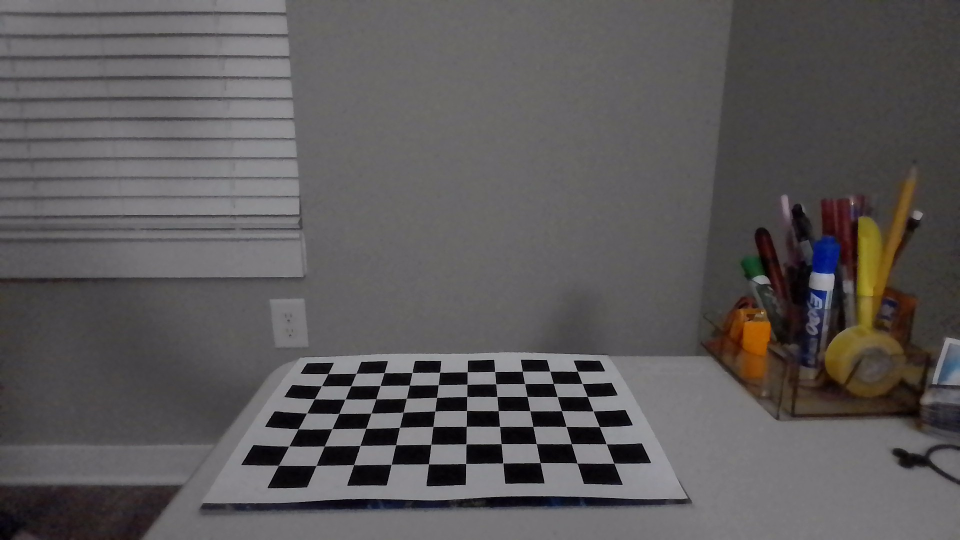
#> input picture camera-calibration/images/WIN_20240318_23_38_45_Pro.jpg, 1920 x 1080 px (shown at 1/2 size); its folder holds 3 pictures in this run
$ python camera-calibration-submission.py
#> lines starting #> are read from the running program, lines starting #| are printed output that depends on the picture; after the words box and inside, x2 and y2 are one past the last pixel; in counts of white or black regions, pixels touching at a corner belong together; long printed decimals are rounded
#!/usr/bin/env python3
# -*- coding: utf-8 -*-

"""
Modified on 2024-03-20 from tutorial code created by paavanasrinivas
"""

import numpy as np
import cv2 as cv
import glob


################ DEFINE CHECKERBOARD CHARACTERISTICS #############################

# Defining the dimensions of the checkerboard

"""
Adjust these based on your image characteristics!

"""

chessboardSize = (7, 10) # Use (Rows-1) & (Columns-1)
frameSize = (1920, 1080) # Dimensions of your image set
size_of_chessboard_squares_mm = 25 # Length of one square

################ FIND CHESSBOARD CORNERS - OBJECT AND IMAGE POINTS #############################

# Defining the termination criteria
criteria = (cv.TERM_CRITERIA_EPS + cv.TERM_CRITERIA_MAX_ITER, 30, 0.001)


# Preparing object points, like (0,0,0), (1,0,0), (2,0,0) ....,(6,5,0)
objp = np.zeros((chessboardSize[0] * chessboardSize[1], 3), np.float32)
objp[:,:2] = np.mgrid[0:chessboardSize[0],0:chessboardSize[1]].T.reshape(-1,2)

objp = objp * size_of_chessboard_squares_mm


# Creating a vector to store vectors of 3D points for each checkerboard image in real-world space
objpoints = []

# Creating a vector to store vectors of 2D points in image place for each checkerboard image
imgpoints = []

# Extracting the path of individual images stored in a given directory
images = glob.glob('./images/*.jpg')
""" INSERT THE PATH TO YOUR IMAGE DIRECTORY ABOVE!! """

for image in images:

    img = cv.imread(image)
#> img is the input picture: shape (1080, 1920, 3); mean B, G, R 89.9, 89.3, 92.2
    gray = cv.cvtColor(img, cv.COLOR_BGR2GRAY)
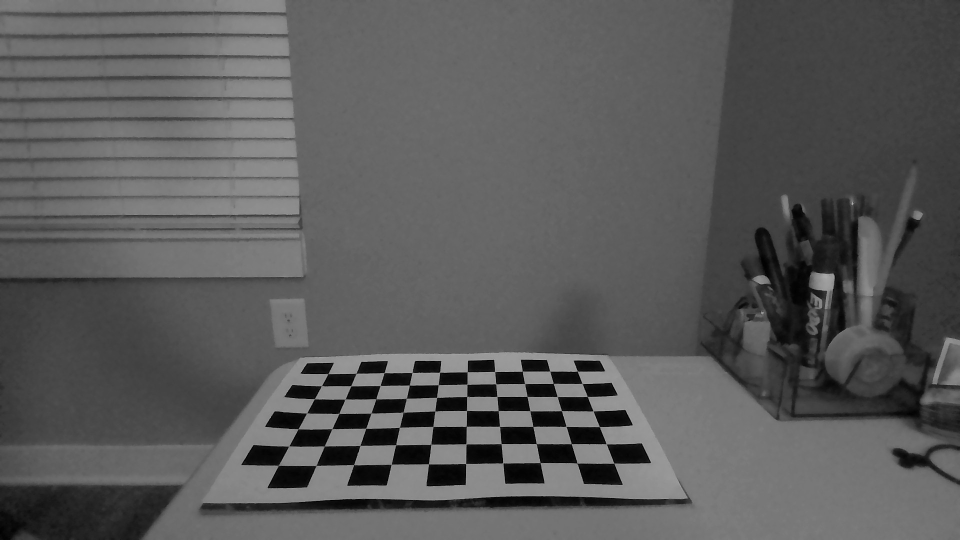
#> gray: shape (1080, 1920) (shown at 1/2 size); min 0, max 181, mean 90.2

    # Find the chess board corners
    ret, corners = cv.findChessboardCorners(gray, chessboardSize, None)
#> ret = True; corners = 70 rows, first 8: [1155, 742.4], [1164.4, 767.3], [1174.7, 793.3], [1187, 822.3], [1198.9, 853.6], [1213, 887.9], [1227.9, 927.1], [1099.7, 742.4]

    # If desired number of corners are detected, refine the pixel coordinates and display them on the images of the checkerboard
    if ret == True:

        objpoints.append(objp)
        # Refining pixel coordinates for given 2d points.
        corners2 = cv.cornerSubPix(gray, corners, (11,11), (-1,-1), criteria)
#> corners2 = 70 rows, first 8: [1154.9, 742.7], [1164.6, 767.5], [1175, 793.4], [1186.7, 822.5], [1199.3, 853.7], [1212.9, 888.1], [1228.2, 926.7], [1099.9, 742.6]
        imgpoints.append(corners)

        # Draw and display the corners
        cv.drawChessboardCorners(img, chessboardSize, corners2, ret)
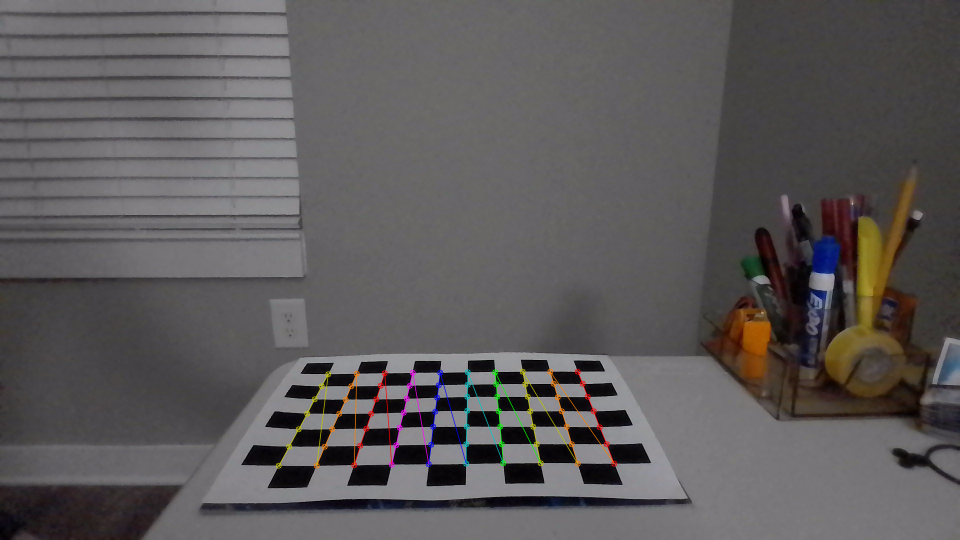
#> img: shape (1080, 1920, 3) (shown at 1/2 size); 0.79% of pixels changed, all inside (x1, y1, x2, y2) = (551, 737, 1235, 938)

        imS = cv.resize(img, (800, 450)) # Resize image
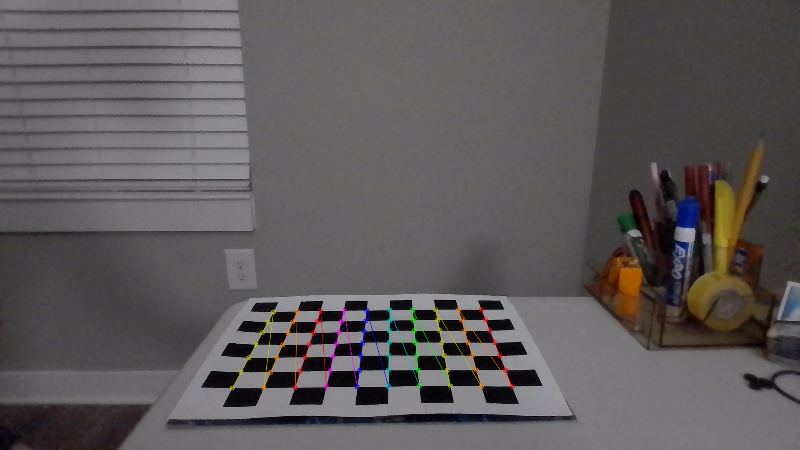
#> imS: shape (450, 800, 3); mean B, G, R 89.8, 89.3, 92.5

        cv.imshow('img', imS)
        cv.waitKey(2000)
#> pass 2 of the loop `for image in images:`:
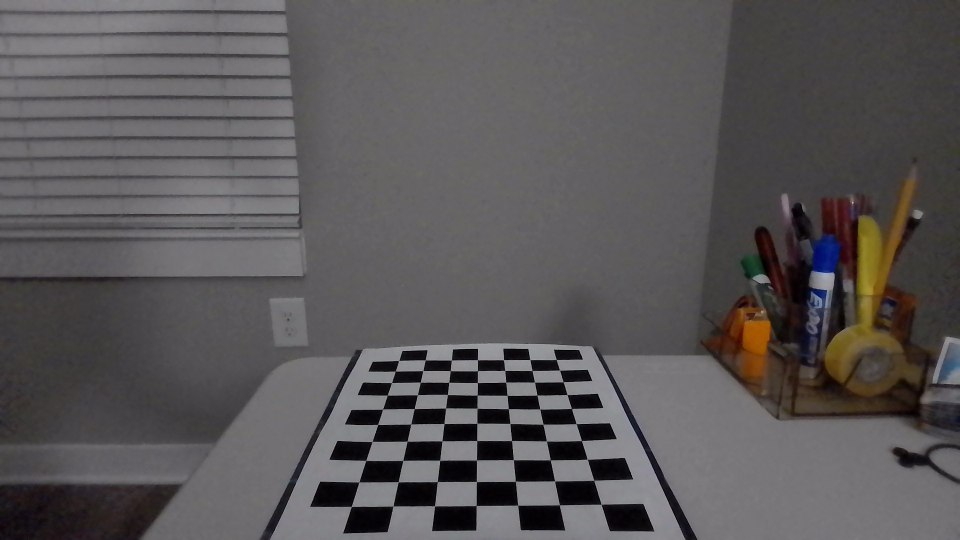
#> input picture camera-calibration/images/WIN_20240318_23_40_06_Pro.jpg, 1920 x 1080 px (shown at 1/2 size)
#> img is the input picture: shape (1080, 1920, 3); mean B, G, R 87.6, 86.7, 89.6
#> `gray = cv.cvtColor(img, cv.COLOR_BGR2GRAY)`:
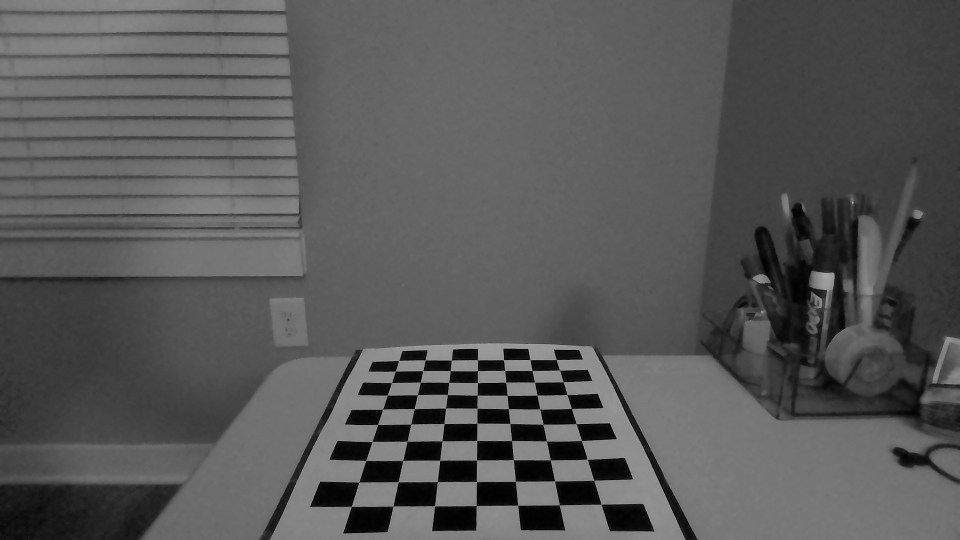
#> gray: shape (1080, 1920) (shown at 1/2 size); min 0, max 185, mean 87.7
#> corners = 70 rows, first 8: [1202.2, 1008.9], [1119.4, 1010.5], [1035.5, 1010.8], [952.7, 1011.5], [869.6, 1012.1], [786.2, 1012.6], [703.4, 1013.3], [1188.2, 961.2]
#> corners2 = 70 rows, first 8: [1202.6, 1008.8], [1119.3, 1010.3], [1035.7, 1010.8], [952.6, 1011.6], [869.4, 1012.3], [786.4, 1012.6], [703.1, 1013.3], [1188.1, 960.8]
#> img: shape (1080, 1920, 3); 1.31% of pixels changed, all inside (x1, y1, x2, y2) = (697, 714, 1210, 1020)
#> `imS = cv.resize(img, (800, 450))`:
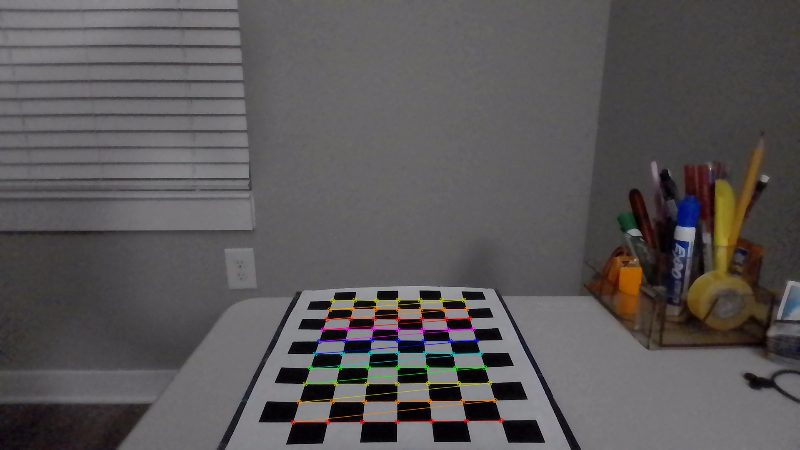
#> imS: shape (450, 800, 3); mean B, G, R 87.5, 86.9, 90
#> pass 3 of the loop `for image in images:`:
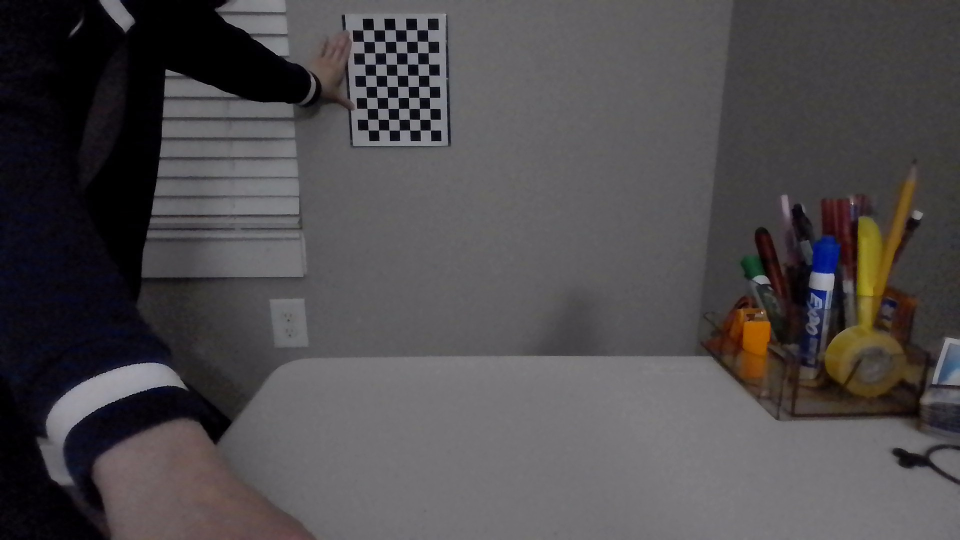
#> input picture camera-calibration/images/WIN_20240318_23_40_40_Pro.jpg, 1920 x 1080 px (shown at 1/2 size)
#> img is the input picture: shape (1080, 1920, 3); mean B, G, R 76.6, 74.6, 77.7
#> `gray = cv.cvtColor(img, cv.COLOR_BGR2GRAY)`:
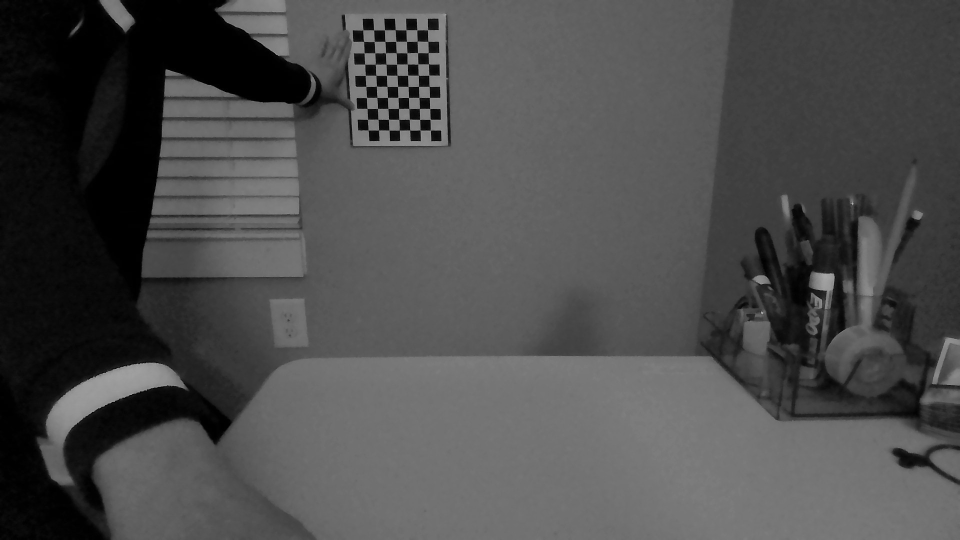
#> gray: shape (1080, 1920) (shown at 1/2 size); min 0, max 190, mean 75.8
#> corners = 70 rows, first 8: [861.5, 260.7], [840.5, 260.4], [820, 260.4], [798.9, 260.6], [778.3, 260.5], [757.6, 260.4], [736.5, 260.5], [861.2, 238.7]
#> corners2 = 70 rows, first 8: [861.2, 260.5], [840.6, 260.5], [819.9, 260.6], [799.2, 260.6], [778.5, 260.6], [757.6, 260.5], [736.8, 260.5], [860.7, 239.1]
#> img: shape (1080, 1920, 3); 0.59% of pixels changed, all inside (x1, y1, x2, y2) = (720, 54, 868, 268)
#> `imS = cv.resize(img, (800, 450))`:
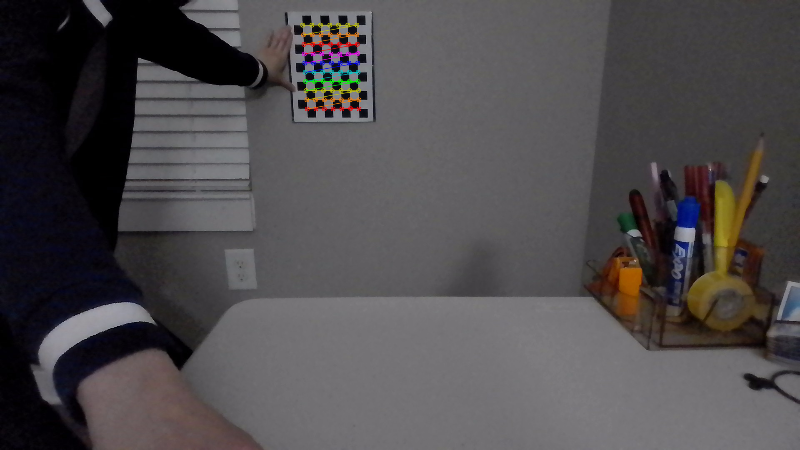
#> imS: shape (450, 800, 3); mean B, G, R 76.5, 74.7, 78


cv.destroyAllWindows()


############## CAMERA CALIBRATION #######################################################

# Performing camera calibration by passing the value of known 3D points (objpoints) and corresponding pixel coordinates of the detected corners (imgpoints)
ret, cameraMatrix, dist, rvecs, tvecs = cv.calibrateCamera(objpoints, imgpoints, frameSize, None, None)
#> ret = 0.611; cameraMatrix = [[1251.2, 0, 955.3], [0, 1259.6, 549.8], [0, 0, 1]]; dist = [[0.192, -0.661, 0.0026, -0.00306, 0.152]]; rvecs = ([-1.02, 1.01, 1.31], [0.00883, 1.92, 2.49], [-0.0132, -0.412, 3.11]); tvecs = ([90.72, 87.51, 572.4], [74.39, 137.1, 381.5], [-114.2, -349.4, 1533.5])

# Intrinsic Parameters
print("Camera matrix : \n")
print(cameraMatrix)
#| [[1.25117447e+03 0.00000000e+00 9.55342130e+02]
#|  [0.00000000e+00 1.25955084e+03 5.49801387e+02]
#|  [0.00000000e+00 0.00000000e+00 1.00000000e+00]]
print("Distance : \n")
print(dist)
#| [[ 0.1923 -0.6614  0.002604 -0.003062  0.1524]]

# Extrinsic Parameters
print("Rotation Vectors (rvecs): \n")
print(rvecs)
#| (array([[-1.020 ],
#|        [ 1.013],
#|        [ 1.310]]), array([[0.008834],
#|        [1.921],
#|        [2.485]]), array([[-0.01318],
#|        [-0.4115],
#|        [ 3.108]]))
print("tTranslation Vectors (vecs): \n")
print(tvecs)
#| (array([[ 90.720],
#|        [ 87.513],
#|        [572.383]]), array([[ 74.393],
#|        [137.113],
#|        [381.512]]), array([[-114.158 ],
#|        [-349.422],
#|        [1533.473]]))


############## UNDISTORTION #####################################################

"""
Insert code to Undistort one image from your set and save it.
Hint:
        1. Read an image from your directory
        2. Use cv.getOptimalNewCameraMatrix (or) cv.initUndistortRectifyMap
        3. Crop the image based on the region of interest (roi)
        4. Save the result

"""

# read an image
img = cv.imread("./images/WIN_20240318_23_38_45_Pro.jpg")
h, w = img.shape[:2]
#> h = 1080; w = 1920

newcameramtx, roi = cv.getOptimalNewCameraMatrix(cameraMatrix, dist, (w,h), 1, (w,h))
#> newcameramtx = [[359.2, 0, 848.8], [0, 944.1, 485], [0, 0, 1]]; roi = (574, 77, 281, 798)

# undistort
dst = cv.undistort(img, cameraMatrix, dist, None, newcameramtx)
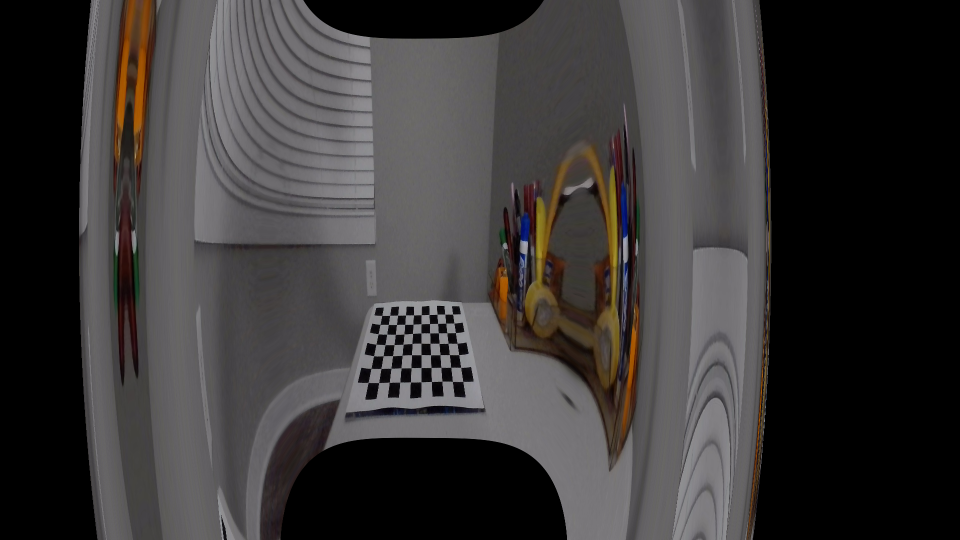
#> dst: shape (1080, 1920, 3) (shown at 1/2 size); mean B, G, R 55.8, 56.1, 58.6

# crop the image
x, y, w, h = roi
#> x = 574; y = 77; w = 281; h = 798
dst = dst[y:y+h, x:x+w]
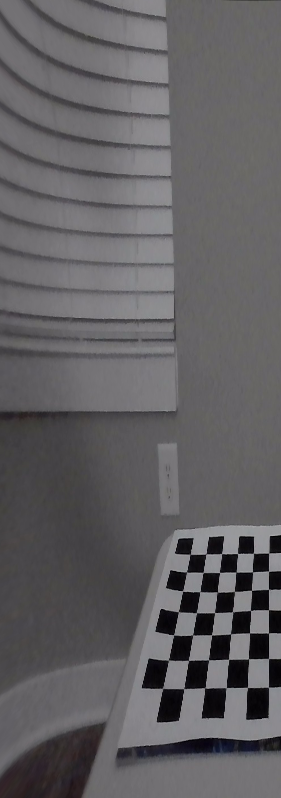
#> dst: shape (798, 281, 3); mean B, G, R 98.3, 95.9, 97.7

# save the result
cv.imwrite('calibresult.png', dst)

############## CALCULATE RE-PROJECTION ERROR #####################################################

# Re-projection Error
mean_error = 0

for i in range(len(objpoints)):
    imgpoints2, _ = cv.projectPoints(objpoints[i], rvecs[i], tvecs[i], cameraMatrix, dist)
    error = cv.norm(imgpoints[i], imgpoints2, cv.NORM_L2)/len(imgpoints2)
    mean_error += error
#> this loop made 3 passes
#> (error, mean_error) on passes 1 to 3: (0.0922, 0.0922), (0.0838, 0.176), (0.0215, 0.198)
#> after the loop, mean_error = 0.198

total_error = mean_error / len(objpoints)
#> total_error = 0.0658
print(f"Total Re-projection Error: {total_error}")
#| Total Re-projection Error: 0.06584
